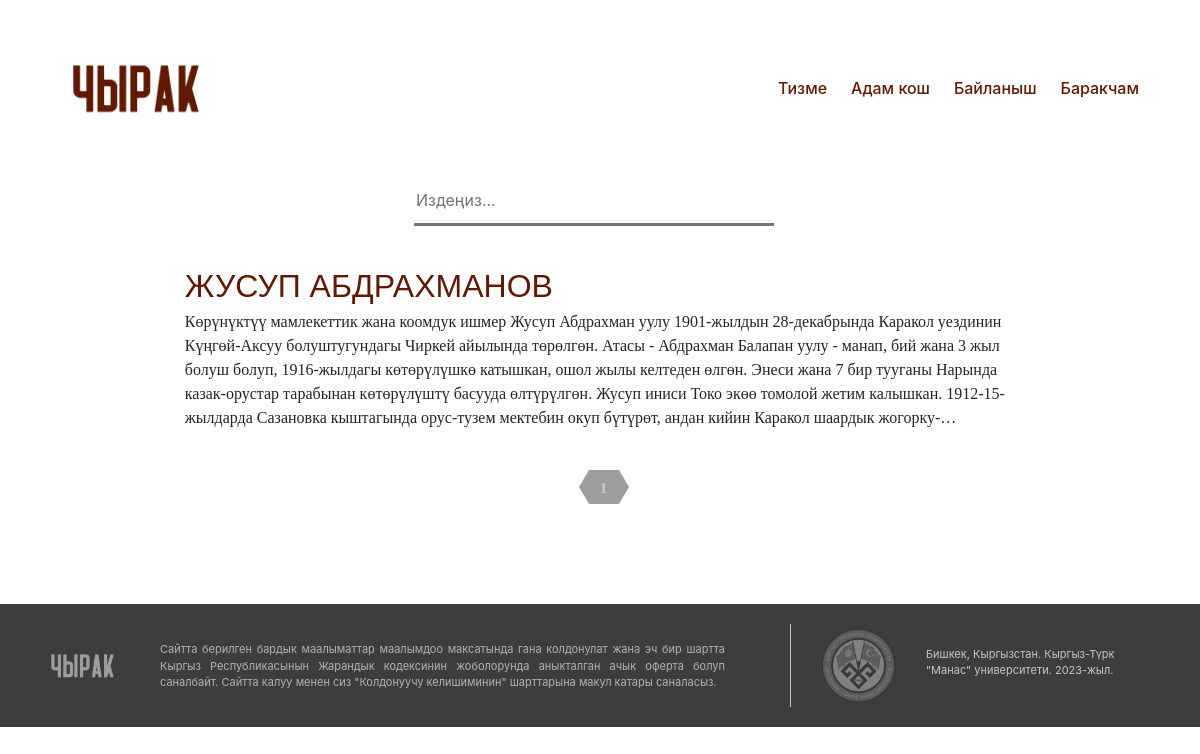
Before: /person/ with the older database file.
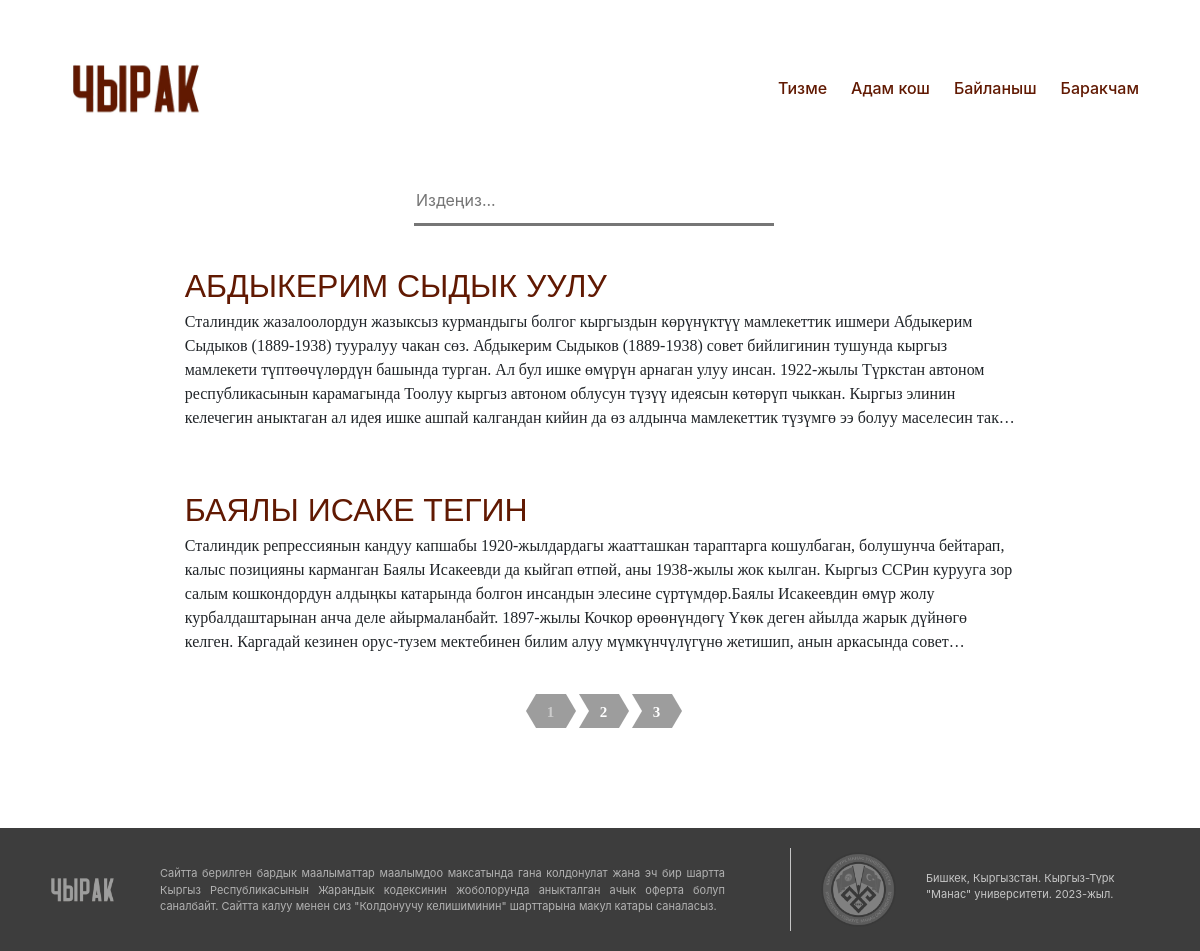
After: the same page with the newer database file.
### person/models.py (models this page shows, shortened)
class Victim(models.Model):
    first_name = models.CharField(max_length=30)
    last_name = models.CharField(max_length=30)
    date_of_birth = models.DateField()
    date_of_death = models.DateField()
    place_of_birth = models.CharField(max_length=30)
    place_of_death = models.CharField(max_length=30)
    nationality = models.TextField(default='', blank=True, null=True)
    blame = models.TextField(blank=True, null=True)
    rehabilitated = models.CharField(max_length=30, blank=True, null=True)
    occupation = models.TextField( blank=True, null=True)
    bedfellow = models.CharField(max_length=30, blank=True, null=True)
    children = models.CharField(max_length=30, blank=True, null=True)
    photo = models.ImageField(upload_to='images/', blank=True, null=True)
    file = models.FileField(upload_to='uploads/', blank=True, null=True)
    desc_of_photo = models.TextField(default='', blank=True, null=True)
    desc_of_file = models.TextField(default='', blank=True, null=True)
    content = models.TextField(default="", blank=True, null=True)
    date_of_publish = models.DateField(default=datetime.now)
    up_vote = models.IntegerField(default=0)
    is_proven = models.BooleanField(default=False)
    profile = models.ForeignKey(Profile, on_delete=models.CASCADE)
    x = models.CharField(max_length=100,default="", blank=True, null=True)

### list_of_person/views.py (the view)
# urls.py: path('person/', include('list_of_person.urls')),
def list_of_person(request):
    sort_option = request.GET.get('sort_option', 'first_name')
    items = Victim.objects.order_by(sort_option)
    if sort_option.startswith('-'):
        sort_option = sort_option[1:]  # Remove the hyphen
        items = sorted(items, key=lambda x: getattr(x, sort_option), reverse=True)
    else:
        items = sorted(items, key=lambda x: getattr(x, sort_option))
    paginator = Paginator(items, 2)
    page_number = request.GET.get("page")
    page_obj = paginator.get_page(page_number)
    context = {
        "page_obj": page_obj,
        'items': items,
        'sort_option': sort_option,
    }
    return render(request, 'list_of_person.html', context)

### list_of_person/templates/list_of_person.html (shortened to what this page needs)
{% extends 'base.html' %}
{% block content %}
{% load static %}
    <link rel="stylesheet" type="text/css" href="{% static 'list_of_person.css' %}"/>
<div>
    <div class="container d-flex justify-content-center flex-column align-items-center" style="width: 83%;">
        <div class="d-flex flex-row" style="max-width: 500px;">
            <div class="search-box">
                <form method="GET" action="{% url 'search' %}" style="width: 30vw;">
                    <input type="search" id="searchbox" name="q" value="{{ request.GET.q }}" placeholder="Издеңиз..." aria-label="Search">
                </form>
            </div>
            <form action="{% url 'list_of_person' %}" method="get">
            </form>
        </div>
        <div class="container d-flex justify-content-center flex-column align-items-center">
            {% for person in page_obj %}
                <div class="card border-0 mt-3 " style="width: 93%;">
                    <div class="card-body">
                        <a href="{% url 'person_page' person.id %}" class="card-title fs-2 text-decoration-none" style="color: #611902; text-transform: uppercase; font-family: sans-serif">
                            {{ person.first_name }}
                            {{ person.last_name }}
                        </a>
                        <p class="card-text fs-6" style="
                        display: -webkit-box;
                        -webkit-line-clamp: 5;
                        -webkit-box-orient: vertical;
                        overflow: hidden;
                        text-overflow: ellipsis;
                        font-family: 'sans-serif';">
                            {{ person.content}}
                        </p>
                    </div>
                </div>
            {% endfor %}
        </div>
        <div class="pagination" style="margin-bottom: 100px">
            <ul>
                {% for num in page_obj.paginator.page_range %}
                    {% if page_obj.number == num %}
                        <li class="active">
                            <a href="?page={{ num }}">{{ num }}</a>
                        </li>
                    {% else %}
                        <li>
                            <a href="?page={{ num }}">
                                {{ num }}
                            </a>
                        </li>
                    {% endif %}
                {% endfor %}
            </ul>
        </div>
    </div>
</div>
{% endblock %}

### templates/base.html (shortened to what this page needs)
<!DOCTYPE html>
<html lang="en">
<head>
    <link href="https://cdn.jsdelivr.net/npm/bootstrap@5.0.2/dist/css/bootstrap.min.css" rel="stylesheet"
>
    <link rel="stylesheet" href="https://cdnjs.cloudflare.com/ajax/libs/font-awesome/6.4.0/css/font-awesome.min.css">
    {% load static %}
    {% block style %}
        <link rel="stylesheet" href="{%static 'base.css'%}">
        <link rel="stylesheet" href="https://cdn.jsdelivr.net/npm/bootstrap@4.6.0/dist/css/bootstrap.min.css">
    {% endblock %}
</head>
<body>
    <div class="navigation-wrap">
		<div class="container">
			<div class="row">
				<div class="col-12">
					<nav class="navbar navbar-expand-md navbar-light">
						<a class="navbar-brand" href="{% url 'index' %}"><img src="{% static 'img/img1.jpg' %}" alt=""></a>
                        <ul class="navbar-nav ml-auto py-4 py-md-0">
                            <li class="nav-item pl-4 pl-md-0 ml-0 ml-md-4">
                                <a class="nav-link" href="{% url 'list_of_person' %}">Тизме</a>
                            </li>
                            <li class="nav-item pl-4 pl-md-0 ml-0 ml-md-4">
                                <a class="nav-link" href="{% url 'create_person' %}">Адам кош</a>
                            </li>
                            <li class="nav-item pl-4 pl-md-0 ml-0 ml-md-4">
                                <a class="nav-link" href="{% url 'contact' %}" role="tab">Байланыш</a>
                            </li>
                            <li class="nav-item pl-4 pl-md-0 ml-0 ml-md-4">
                                <a class="nav-link" href="{% url 'profile_page' %}" role="tab">Баракчам</a>
                            </li>
                        </ul>
					</nav>
				</div>
			</div>
		</div>
    </div>
    {%block content %}
    {%endblock%}
    <div class="footer">
        <div class="container">
            <div class="row">
                <div class="col-8 d-flex justify-content-between align-items-center">
                    <img src="{% static 'img/img.png' %}" alt="Logo" class="footer-logo">
                    <p class="footer-text">
                        Сайтта берилген бардык маалыматтар маалымдоо максатында гана колдонулат жана
                        эч бир шартта Кыргыз Республикасынын Жарандык кодексинин жоболорунда
                        аныкталган ачык оферта болуп саналбайт. Сайтта калуу менен сиз
                        "Колдонуучу келишиминин" шарттарына макул катары саналасыз.
                    </p>
                </div>
                <div class="footer-text2 col-4 d-flex justify-content-between align-items-center">
                <img src="{% static 'img/img2.png' %}" alt="Logo" class="footer-logo">
                <p>
                    Бишкек, Кыргызстан. Кыргыз-Түрк "Манас" университети.
                    2023-жыл.
                </p>
            </div>
            </div>
        </div>
    </div>
</body>
</html>

### static/base.css (style rules this page uses)
.navigation-wrap { width: 100%; -webkit-transition: all 0.3s ease-out; transition: all 0.3s ease-out; }
.navbar { padding: 0; }
.navbar-brand img { height: 150px; width: auto; display: block; }
.nav-link { color: #611902 !important; font-weight: 500; transition: all 200ms linear; }
.nav-link { position: relative; padding: 5px 0 !important; display: inline-block; }
.nav-item:after { position: absolute; bottom: -5px; left: 0; width: 100%; height: 2px; content: ''; background-color: #611902; opacity: 0; transition: all 200ms linear; }
.nav-item { position: relative; transition: all 200ms linear; }
.footer { width: 100%; max-width: 1500px; margin: 0 auto; background-color: #3D3D3D; color: #FFFFFF; padding: 20px; }
.footer-logo { width: 75px; height: auto; margin-left: auto; opacity: 0.5; }
.footer-text { text-align: justify; font-size: 11px; opacity: 0.6; margin-right: 50px; padding-left: 40px; margin-top:17px; }
.footer-text2 { border-left: 1px solid #FFFFFF; font-size: 11px; opacity: 0.7; }
.footer-text2 img { margin-left: 15px; }
.footer-text2 p { margin-left: 30px; margin-top: 10px; }
@media only screen and (min-width: 992px) { .footer { padding: 20px; } }
@media only screen and (min-width: 992px) { .footer-logo { width: 75px; } }
@media only screen and (min-width: 992px) { .footer-text { font-size: 11px; margin-right: 50px; padding-left: 40px; margin-top:17px; text-align: justify; } }
@media only screen and (min-width: 992px) { .footer-text2 { border-left: 1px solid #FFFFFF; border-top: none; margin-top: 0; padding-top: 0; text-align: left; } }

### list_of_person/static/list_of_person.css (style rules this page uses)
.pagination li { border-top-color: #9D9D9D; border-bottom-color: #9D9D9D; }
.pagination .active:after, .pagination .active:before, .pagination .active~li:before, .pagination li:before { border-left-color: #9D9D9D; border-right-color: #9D9D9D; }
.pagination a { color: #FFFFFF; font-family: Edmondsans; font-size: 15px; font-weight: 700; text-decoration: none }
.pagination .active a { color: #444444; }
.pagination { text-align: center }
.pagination ul { display: inline-block; list-style-type: none; margin: 0; padding: 0; text-align: center }
.pagination li { border-right: 10px solid transparent; border-bottom-width: 17px; border-top-width: 17px; border-style: solid; transform: rotate(360deg); border-left: 0; height: 0; float: left; margin-right: 3px; position: relative }
.pagination li:before { border-bottom-color: transparent; border-left-color: transparent; border-top-color: transparent; border-width: 17px 10px 17px 0; border-style: solid; position: absolute; content: ""; left: -10px; height: 0; top: -17px; width: 0 }
.pagination .active~li:before { border-bottom-color: transparent; border-top-color: transparent; border-width: 17px 0 17px 10px; right: -10px; left: auto }
.pagination .active~li { border-left: 10px solid transparent; border-right: 0 }
.pagination .active { border-right: 0; border-left: 0 }
.pagination .active:after, .pagination .active:before { border-bottom-color: transparent; border-top-color: transparent; border-width: 17px 10px 17px 0; border-style: solid; position: absolute; content: ""; height: 0; width: 0; top: -17px; left: -10px }
.pagination .active:after { border-bottom-color: transparent; border-right-color: transparent; border-top-color: transparent; border-width: 17px 0 17px 10px; left: 100% }
.pagination a { line-height: 24px; margin-top: -17px; display: block; height: 22px; width: 24px }
.pagination .active a { color: #ccc }
.pagination ul { display: flex; flex-wrap: wrap; justify-content: center; list-style-type: none; margin: 0; padding: 0; margin-top: 20px; margin-left: auto; margin-right: auto; max-width: 600px }
.pagination li { margin: 0 10px }
.pagination li:before { border-bottom-color: transparent; border-left-color: transparent; border-top-color: transparent; border-width: 17px 10px 17px 0; border-style: solid; position: absolute; content: ''; left: -10px; height: 0; top: -17px; width: 0 }
.pagination .active:after, .pagination .active:before { border-bottom-color: transparent; border-top-color: transparent; border-width: 17px 10px 17px 0; border-style: solid; position: absolute; content: ''; height: 0; width: 0; top: -17px; left: -10px }
.pagination a { line-height: 36px; margin-top: -17px; display: block; height: 34px; width: 30px }
.search-box { max-width: 1080px; margin: 0; }
#searchbox { border-bottom-width: 3px; border-top: none; border-right: none; border-left: none; width: 100%; height: 50px; box-sizing: border-box; zoom: 1; }

Changed rows visible on the page:
no longer on this page (row edited): Victim: first_name "ЖУСУП", last_name "АБДРАХМАНОВ", content "Көрүнүктүү мамлекеттик жана коомдук ишмер Жусуп Абдрахман уулу 1901-жылдын 28-декабрында Каракол уездинин Күңгөй-Аксуу болуштугундагы Чиркей айылында төрөлгөн. Атасы - Абдрахман Балапан уулу - манап, бий жана 3 жыл болуш болуп, 1916-жылдагы көтөрүлүшкө катышкан, ошол жылы келтеден өлгөн. Энеси жана 7 бир тууганы Нарында казак-орустар тарабынан көтөрүлүштү басууда өлтүрүлгөн. Жусуп иниси Токо экөө томолой жетим калышкан. 1912-15-жылдарда Сазановка кыштагында орус-тузем мектебин окуп бүтүрөт, андан кийин Каракол…"
added Victim: first_name "АБДЫКЕРИМ", last_name "СЫДЫК УУЛУ", content "Сталиндик жазалоолордун жазыксыз курмандыгы болгог кыргыздын көрүнүктүү мамлекеттик ишмери Абдыкерим Сыдыков (1889-1938) тууралуу чакан сөз. Абдыкерим Сыдыков (1889-1938) совет бийлигинин тушунда кыргыз мамлекети түптөөчүлөрдүн башында турган. Ал бул ишке өмүрүн арнаган улуу инсан. 1922-жылы Түркстан автоном республикасынын карамагында Тоолуу кыргыз автоном облусун түзүү идеясын көтөрүп чыккан. Кыргыз элинин келечегин аныктаган ал идея ишке ашпай калгандан кийин да өз алдынча мамлекеттик түзүмгө ээ болуу маселесин…"
added Victim: first_name "БАЯЛЫ", last_name "ИСАКЕ ТЕГИН", content "Сталиндик репрессиянын кандуу капшабы 1920-жылдардагы жаатташкан тараптарга кошулбаган, болушунча бейтарап, калыс позицияны карманган Баялы Исакеевди да кыйгап өтпөй, аны 1938-жылы жок кылган. Кыргыз ССРин курууга зор салым кошкондордун алдыңкы катарында болгон инсандын элесине сүртүмдөр.Баялы Исакеевдин өмүр жолу курбалдаштарынан анча деле айырмаланбайт. 1897-жылы Кочкор өрөөнүндөгү Үкөк деген айылда жарык дүйнөгө келген. Каргадай кезинен орус-тузем мектебинен билим алуу мүмкүнчүлүгүнө жетишип, анын аркасында…"
Other visible differences:
new list line: "2"
new list line: "3"
